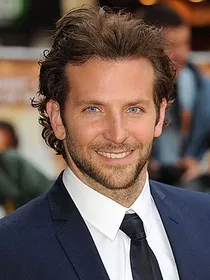
#> input picture media/images/Bradley-cooper.webp, 210 x 280 px, shrunk from 300 x 400 before the run
$ jupyter execute --allow-errors faceswap.ipynb
#> lines starting #> are read from the running program, lines starting #| are printed output that depends on the picture; pictures that were not available may be replaced by others from this repository, and a replacement may not be noted
[cell 1]
import cv2
import numpy as np
import dlib
from matplotlib import pyplot as plt

[cell 2]
def index_from_array(nparray):
  index = None
  for num in nparray[0]:
    index = num
    break
  return index

def show_images(src_img, des_img, res_img):
    plt.figure(figsize=(15, 5))

    plt.subplot(1, 3, 1)
    plt.imshow(cv2.cvtColor(src_img, cv2.COLOR_BGR2RGB))
    plt.title('Source Image')
    plt.axis('off')

    plt.subplot(1, 3, 2)
    plt.imshow(cv2.cvtColor(des_img, cv2.COLOR_BGR2RGB))
    plt.title('Destination Image')
    plt.axis('off')

    plt.subplot(1, 3, 3)
    plt.imshow(cv2.cvtColor(res_img, cv2.COLOR_BGR2RGB))
    plt.title('Output Image')
    plt.axis('off')

    plt.tight_layout()
    plt.show()

def save_image(img):
   cv2.imwrite('./media/output/result.png', img)

[cell 3]
source_img = cv2.imread('./media/images/Bradley-cooper.webp')
#> source_img is the input picture: shape (280, 210, 3); mean B, G, R 86.8, 93.2, 109.8
source_img_grayscale = cv2.cvtColor(source_img, cv2.COLOR_BGR2GRAY)
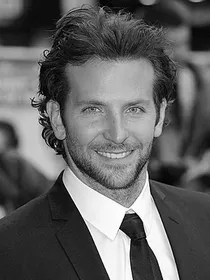
#> source_img_grayscale: shape (280, 210); min 0, max 255, mean 97.4

destination_img = cv2.imread('./media/images/Jim_Carrey.jpg')
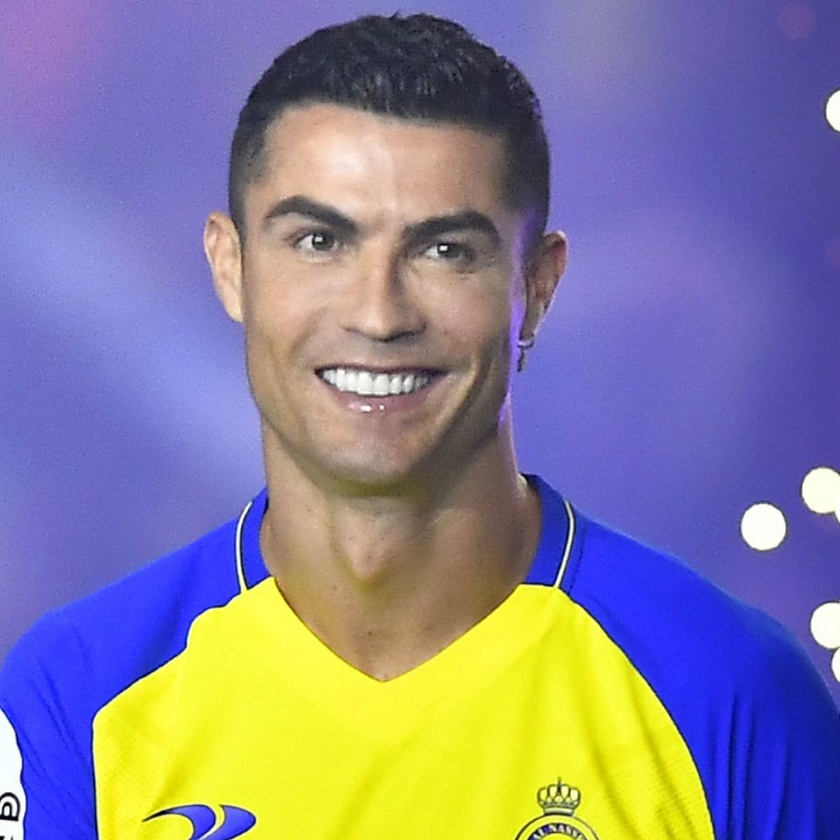
#> input picture media/images/cr7.jpg, 840 x 840 px, shrunk from 1200 x 1200 before the run, given in place of Jim_Carrey.jpg, which was not available
#> destination_img is the input picture: shape (840, 840, 3); mean B, G, R 151.5, 128.2, 134.2
destination_img_grayscale = cv2.cvtColor(destination_img, cv2.COLOR_BGR2GRAY)
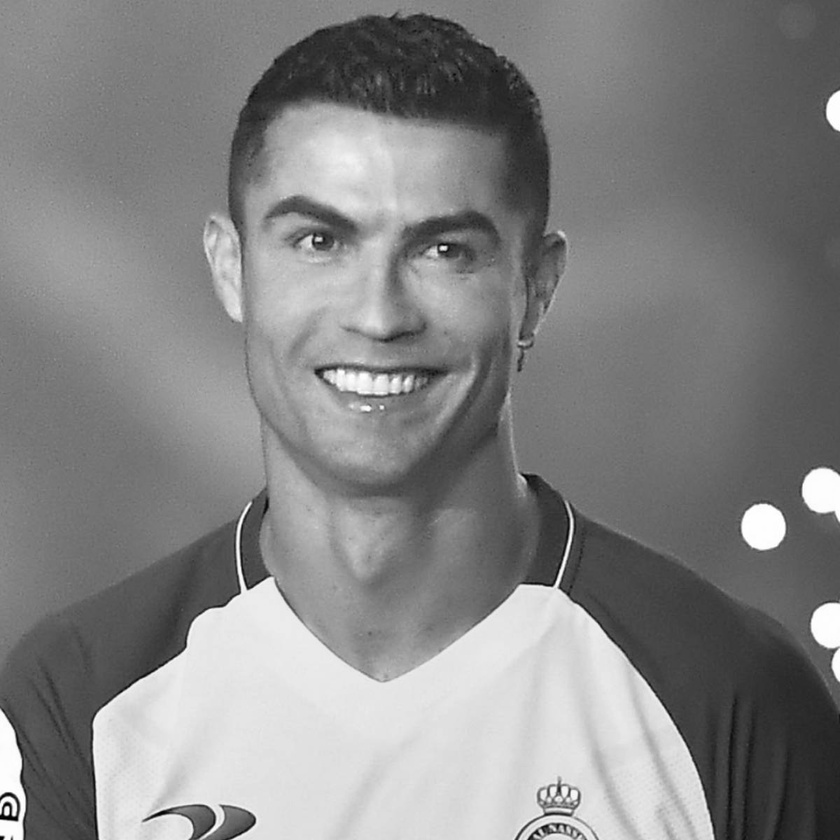
#> destination_img_grayscale: shape (840, 840); min 0, max 255, mean 132.7

#> (a cell that did not finish here is left out)

[cell 5]
source_image_canvas = np.zeros_like(source_img_grayscale)
height, width, no_of_channels = destination_img.shape # Trả về cao, rộng và số kênh màu của ảnh
#> height = 840; width = 840; no_of_channels = 3
destination_image_canvas = np.zeros((height, width, no_of_channels), np.uint8)
